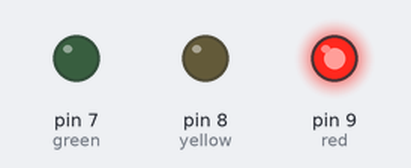
Bench run of a sketch on a simulated Arduino Uno, built with avr-gcc and run on an emulated ATmega328P. On the bench: output pins drawn as LEDs (lit = HIGH).

Above: at 1.0 s.
At 3.0 s:
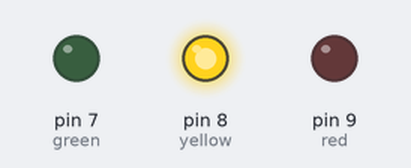
At 5.0 s:
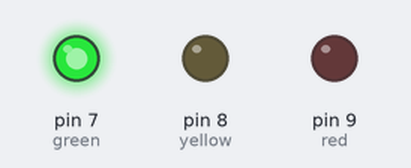
Timing chart, 0 to 7.8 s (numbered marks = the images above):
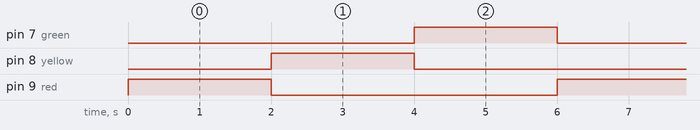

Measured:
- by itself, pin 7 (green), pin 8 (yellow), pin 9 (red): alternates HIGH for 2.0 s and LOW for 4.0 s
- by itself, everything shown: repeats every 6.0 s, in 3 steps

The sketch:

traffic_light.ino
```cpp
int red = 9;
int yellow = 8;
int green = 7;

void setup(){
  pinMode ( red, OUTPUT );
  pinMode ( yellow, OUTPUT );
  pinMode ( green, OUTPUT );

}

void loop(){
   digitalWrite ( red, HIGH );
   digitalWrite ( yellow, LOW );
   digitalWrite ( green, LOW );
   delay(2000);

   digitalWrite ( red, LOW );
   digitalWrite ( yellow, HIGH );
   digitalWrite ( green, LOW );
   delay(2000);

   digitalWrite ( red, LOW );
   digitalWrite ( yellow, LOW );
   digitalWrite ( green, HIGH );
   delay(2000);

}
```
